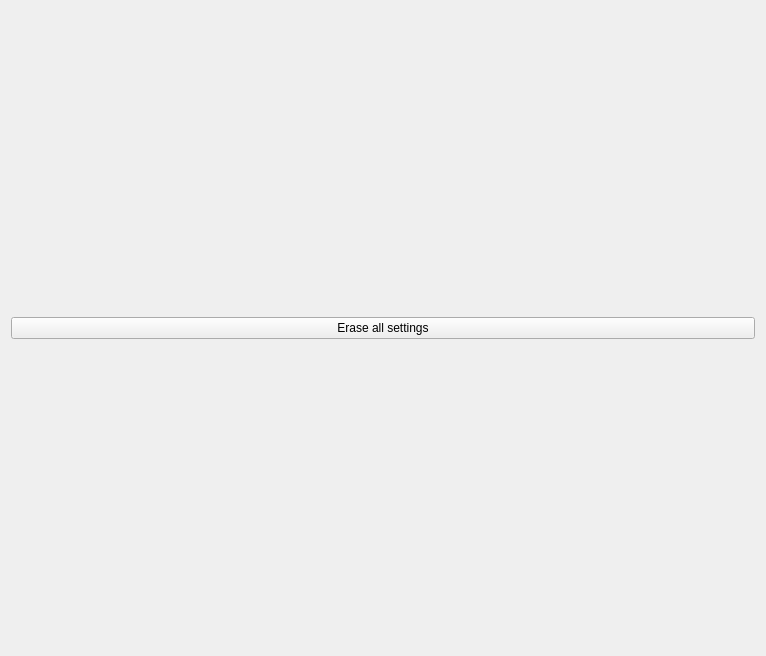
<?xml version="1.0" encoding="UTF-8"?>
<ui version="4.0">
 <class>ui_developer</class>
 <widget class="QWidget" name="ui_developer">
  <property name="geometry">
   <rect>
    <x>0</x>
    <y>0</y>
    <width>766</width>
    <height>656</height>
   </rect>
  </property>
  <property name="windowTitle">
   <string>Form</string>
  </property>
  <layout class="QVBoxLayout" name="verticalLayout">
   <item>
    <widget class="QPushButton" name="buttonEraseAllSettings">
     <property name="text">
      <string>Erase all settings</string>
     </property>
    </widget>
   </item>
  </layout>
 </widget>
 <resources/>
 <connections/>
</ui>
